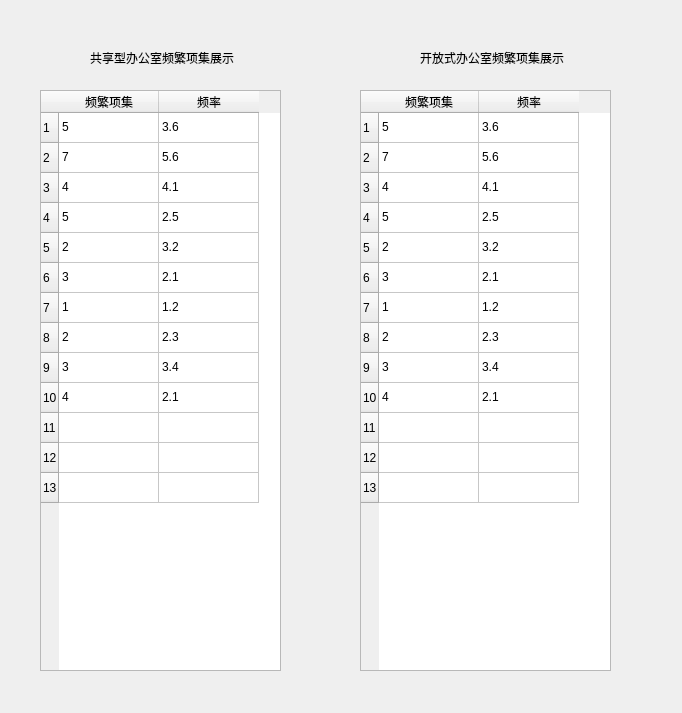
<?xml version="1.0" encoding="UTF-8"?>
<ui version="4.0">
 <class>Form</class>
 <widget class="QWidget" name="Form">
  <property name="geometry">
   <rect>
    <x>0</x>
    <y>0</y>
    <width>682</width>
    <height>713</height>
   </rect>
  </property>
  <property name="windowTitle">
   <string>Form</string>
  </property>
  <widget class="QLabel" name="label">
   <property name="geometry">
    <rect>
     <x>90</x>
     <y>50</y>
     <width>161</width>
     <height>16</height>
    </rect>
   </property>
   <property name="text">
    <string>共享型办公室频繁项集展示</string>
   </property>
  </widget>
  <widget class="QLabel" name="label_2">
   <property name="geometry">
    <rect>
     <x>420</x>
     <y>50</y>
     <width>171</width>
     <height>16</height>
    </rect>
   </property>
   <property name="text">
    <string>开放式办公室频繁项集展示</string>
   </property>
  </widget>
  <widget class="QTableWidget" name="tableWidget">
   <property name="geometry">
    <rect>
     <x>40</x>
     <y>90</y>
     <width>241</width>
     <height>581</height>
    </rect>
   </property>
   <row>
    <property name="text">
     <string>1</string>
    </property>
   </row>
   <row>
    <property name="text">
     <string>2</string>
    </property>
   </row>
   <row>
    <property name="text">
     <string>3</string>
    </property>
   </row>
   <row>
    <property name="text">
     <string>4</string>
    </property>
   </row>
   <row>
    <property name="text">
     <string>5</string>
    </property>
   </row>
   <row>
    <property name="text">
     <string>6</string>
    </property>
   </row>
   <row>
    <property name="text">
     <string>7</string>
    </property>
   </row>
   <row>
    <property name="text">
     <string>8</string>
    </property>
   </row>
   <row>
    <property name="text">
     <string>9</string>
    </property>
   </row>
   <row>
    <property name="text">
     <string>10</string>
    </property>
   </row>
   <row>
    <property name="text">
     <string>11</string>
    </property>
   </row>
   <row>
    <property name="text">
     <string>12</string>
    </property>
   </row>
   <row>
    <property name="text">
     <string>13</string>
    </property>
   </row>
   <column>
    <property name="text">
     <string>频繁项集</string>
    </property>
   </column>
   <column>
    <property name="text">
     <string>频率</string>
    </property>
   </column>
   <item row="0" column="0">
    <property name="text">
     <string>5</string>
    </property>
   </item>
   <item row="0" column="1">
    <property name="text">
     <string>3.6</string>
    </property>
   </item>
   <item row="1" column="0">
    <property name="text">
     <string>7</string>
    </property>
   </item>
   <item row="1" column="1">
    <property name="text">
     <string>5.6</string>
    </property>
   </item>
   <item row="2" column="0">
    <property name="text">
     <string>4</string>
    </property>
   </item>
   <item row="2" column="1">
    <property name="text">
     <string>4.1</string>
    </property>
   </item>
   <item row="3" column="0">
    <property name="text">
     <string>5</string>
    </property>
   </item>
   <item row="3" column="1">
    <property name="text">
     <string>2.5</string>
    </property>
   </item>
   <item row="4" column="0">
    <property name="text">
     <string>2</string>
    </property>
   </item>
   <item row="4" column="1">
    <property name="text">
     <string>3.2</string>
    </property>
   </item>
   <item row="5" column="0">
    <property name="text">
     <string>3</string>
    </property>
   </item>
   <item row="5" column="1">
    <property name="text">
     <string>2.1</string>
    </property>
   </item>
   <item row="6" column="0">
    <property name="text">
     <string>1</string>
    </property>
   </item>
   <item row="6" column="1">
    <property name="text">
     <string>1.2</string>
    </property>
   </item>
   <item row="7" column="0">
    <property name="text">
     <string>2</string>
    </property>
   </item>
   <item row="7" column="1">
    <property name="text">
     <string>2.3</string>
    </property>
   </item>
   <item row="8" column="0">
    <property name="text">
     <string>3</string>
    </property>
   </item>
   <item row="8" column="1">
    <property name="text">
     <string>3.4</string>
    </property>
   </item>
   <item row="9" column="0">
    <property name="text">
     <string>4</string>
    </property>
   </item>
   <item row="9" column="1">
    <property name="text">
     <string>2.1</string>
    </property>
   </item>
   <item row="10" column="0">
    <property name="text">
     <string/>
    </property>
   </item>
  </widget>
  <widget class="QTableWidget" name="tableWidget_2">
   <property name="geometry">
    <rect>
     <x>360</x>
     <y>90</y>
     <width>251</width>
     <height>581</height>
    </rect>
   </property>
   <row>
    <property name="text">
     <string>1</string>
    </property>
   </row>
   <row>
    <property name="text">
     <string>2</string>
    </property>
   </row>
   <row>
    <property name="text">
     <string>3</string>
    </property>
   </row>
   <row>
    <property name="text">
     <string>4</string>
    </property>
   </row>
   <row>
    <property name="text">
     <string>5</string>
    </property>
   </row>
   <row>
    <property name="text">
     <string>6</string>
    </property>
   </row>
   <row>
    <property name="text">
     <string>7</string>
    </property>
   </row>
   <row>
    <property name="text">
     <string>8</string>
    </property>
   </row>
   <row>
    <property name="text">
     <string>9</string>
    </property>
   </row>
   <row>
    <property name="text">
     <string>10</string>
    </property>
   </row>
   <row>
    <property name="text">
     <string>11</string>
    </property>
   </row>
   <row>
    <property name="text">
     <string>12</string>
    </property>
   </row>
   <row>
    <property name="text">
     <string>13</string>
    </property>
   </row>
   <column>
    <property name="text">
     <string>频繁项集</string>
    </property>
   </column>
   <column>
    <property name="text">
     <string>频率</string>
    </property>
   </column>
   <item row="0" column="0">
    <property name="text">
     <string>5</string>
    </property>
   </item>
   <item row="0" column="1">
    <property name="text">
     <string>3.6</string>
    </property>
   </item>
   <item row="1" column="0">
    <property name="text">
     <string>7</string>
    </property>
   </item>
   <item row="1" column="1">
    <property name="text">
     <string>5.6</string>
    </property>
   </item>
   <item row="2" column="0">
    <property name="text">
     <string>4</string>
    </property>
   </item>
   <item row="2" column="1">
    <property name="text">
     <string>4.1</string>
    </property>
   </item>
   <item row="3" column="0">
    <property name="text">
     <string>5</string>
    </property>
   </item>
   <item row="3" column="1">
    <property name="text">
     <string>2.5</string>
    </property>
   </item>
   <item row="4" column="0">
    <property name="text">
     <string>2</string>
    </property>
   </item>
   <item row="4" column="1">
    <property name="text">
     <string>3.2</string>
    </property>
   </item>
   <item row="5" column="0">
    <property name="text">
     <string>3</string>
    </property>
   </item>
   <item row="5" column="1">
    <property name="text">
     <string>2.1</string>
    </property>
   </item>
   <item row="6" column="0">
    <property name="text">
     <string>1</string>
    </property>
   </item>
   <item row="6" column="1">
    <property name="text">
     <string>1.2</string>
    </property>
   </item>
   <item row="7" column="0">
    <property name="text">
     <string>2</string>
    </property>
   </item>
   <item row="7" column="1">
    <property name="text">
     <string>2.3</string>
    </property>
   </item>
   <item row="8" column="0">
    <property name="text">
     <string>3</string>
    </property>
   </item>
   <item row="8" column="1">
    <property name="text">
     <string>3.4</string>
    </property>
   </item>
   <item row="9" column="0">
    <property name="text">
     <string>4</string>
    </property>
   </item>
   <item row="9" column="1">
    <property name="text">
     <string>2.1</string>
    </property>
   </item>
   <item row="10" column="0">
    <property name="text">
     <string/>
    </property>
   </item>
  </widget>
 </widget>
 <resources/>
 <connections/>
</ui>
